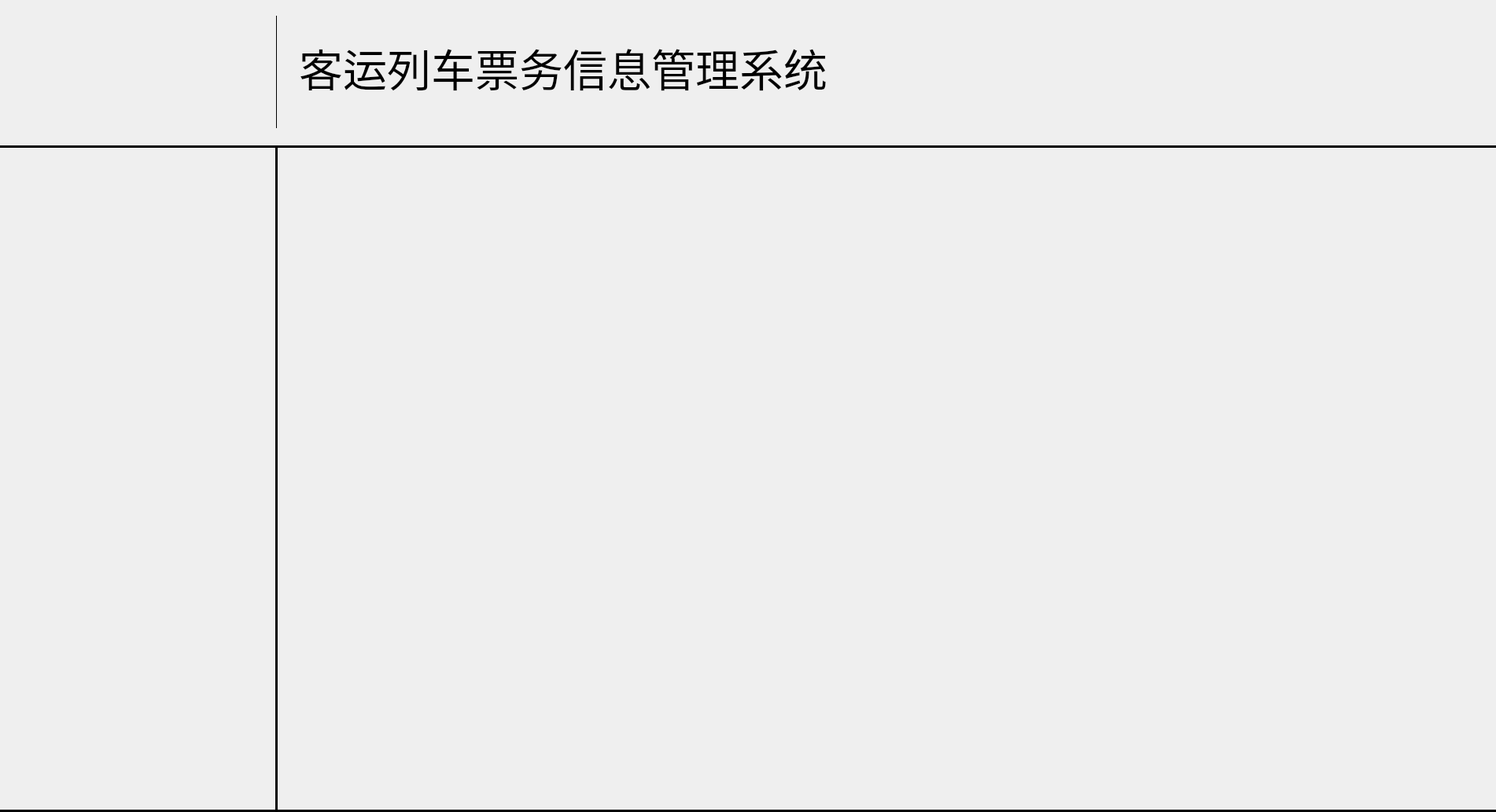
<?xml version="1.0" encoding="UTF-8"?>
<ui version="4.0">
 <class>main_widget</class>
 <widget class="QWidget" name="main_widget">
  <property name="geometry">
   <rect>
    <x>0</x>
    <y>0</y>
    <width>1902</width>
    <height>1033</height>
   </rect>
  </property>
  <property name="windowTitle">
   <string>Widget</string>
  </property>
  <property name="autoFillBackground">
   <bool>true</bool>
  </property>
  <property name="styleSheet">
   <string notr="true"/>
  </property>
  <widget class="QLabel" name="lblHead">
   <property name="geometry">
    <rect>
     <x>0</x>
     <y>0</y>
     <width>343</width>
     <height>183</height>
    </rect>
   </property>
   <property name="frameShape">
    <enum>QFrame::NoFrame</enum>
   </property>
   <property name="text">
    <string/>
   </property>
   <property name="pixmap">
    <pixmap resource="pic_head.qrc">:/new/head/head.jpg</pixmap>
   </property>
   <property name="scaledContents">
    <bool>true</bool>
   </property>
  </widget>
  <widget class="QLabel" name="lblTitle">
   <property name="geometry">
    <rect>
     <x>380</x>
     <y>45</y>
     <width>891</width>
     <height>81</height>
    </rect>
   </property>
   <property name="font">
    <font>
     <family>华文中宋</family>
     <pointsize>42</pointsize>
    </font>
   </property>
   <property name="text">
    <string>客运列车票务信息管理系统</string>
   </property>
   <property name="textFormat">
    <enum>Qt::PlainText</enum>
   </property>
  </widget>
  <widget class="Line" name="lneHead">
   <property name="geometry">
    <rect>
     <x>341</x>
     <y>20</y>
     <width>20</width>
     <height>143</height>
    </rect>
   </property>
   <property name="frameShadow">
    <enum>QFrame::Plain</enum>
   </property>
   <property name="lineWidth">
    <number>1</number>
   </property>
   <property name="orientation">
    <enum>Qt::Vertical</enum>
   </property>
  </widget>
  <widget class="Line" name="lneTitle">
   <property name="geometry">
    <rect>
     <x>0</x>
     <y>185</y>
     <width>1920</width>
     <height>3</height>
    </rect>
   </property>
   <property name="palette">
    <palette>
     <active>
      <colorrole role="WindowText">
       <brush brushstyle="SolidPattern">
        <color alpha="255">
         <red>0</red>
         <green>0</green>
         <blue>0</blue>
        </color>
       </brush>
      </colorrole>
      <colorrole role="Button">
       <brush brushstyle="SolidPattern">
        <color alpha="255">
         <red>0</red>
         <green>0</green>
         <blue>255</blue>
        </color>
       </brush>
      </colorrole>
      <colorrole role="Light">
       <brush brushstyle="SolidPattern">
        <color alpha="255">
         <red>127</red>
         <green>127</green>
         <blue>255</blue>
        </color>
       </brush>
      </colorrole>
      <colorrole role="Midlight">
       <brush brushstyle="SolidPattern">
        <color alpha="255">
         <red>63</red>
         <green>63</green>
         <blue>255</blue>
        </color>
       </brush>
      </colorrole>
      <colorrole role="Dark">
       <brush brushstyle="SolidPattern">
        <color alpha="255">
         <red>0</red>
         <green>0</green>
         <blue>127</blue>
        </color>
       </brush>
      </colorrole>
      <colorrole role="Mid">
       <brush brushstyle="SolidPattern">
        <color alpha="255">
         <red>0</red>
         <green>0</green>
         <blue>170</blue>
        </color>
       </brush>
      </colorrole>
      <colorrole role="Text">
       <brush brushstyle="SolidPattern">
        <color alpha="255">
         <red>0</red>
         <green>0</green>
         <blue>0</blue>
        </color>
       </brush>
      </colorrole>
      <colorrole role="BrightText">
       <brush brushstyle="SolidPattern">
        <color alpha="255">
         <red>255</red>
         <green>255</green>
         <blue>255</blue>
        </color>
       </brush>
      </colorrole>
      <colorrole role="ButtonText">
       <brush brushstyle="SolidPattern">
        <color alpha="255">
         <red>0</red>
         <green>0</green>
         <blue>0</blue>
        </color>
       </brush>
      </colorrole>
      <colorrole role="Base">
       <brush brushstyle="SolidPattern">
        <color alpha="255">
         <red>255</red>
         <green>255</green>
         <blue>255</blue>
        </color>
       </brush>
      </colorrole>
      <colorrole role="Window">
       <brush brushstyle="SolidPattern">
        <color alpha="255">
         <red>0</red>
         <green>0</green>
         <blue>255</blue>
        </color>
       </brush>
      </colorrole>
      <colorrole role="Shadow">
       <brush brushstyle="SolidPattern">
        <color alpha="255">
         <red>0</red>
         <green>0</green>
         <blue>0</blue>
        </color>
       </brush>
      </colorrole>
      <colorrole role="AlternateBase">
       <brush brushstyle="SolidPattern">
        <color alpha="255">
         <red>127</red>
         <green>127</green>
         <blue>255</blue>
        </color>
       </brush>
      </colorrole>
      <colorrole role="ToolTipBase">
       <brush brushstyle="SolidPattern">
        <color alpha="255">
         <red>255</red>
         <green>255</green>
         <blue>220</blue>
        </color>
       </brush>
      </colorrole>
      <colorrole role="ToolTipText">
       <brush brushstyle="SolidPattern">
        <color alpha="255">
         <red>0</red>
         <green>0</green>
         <blue>0</blue>
        </color>
       </brush>
      </colorrole>
      <colorrole role="PlaceholderText">
       <brush brushstyle="NoBrush">
        <color alpha="128">
         <red>0</red>
         <green>0</green>
         <blue>0</blue>
        </color>
       </brush>
      </colorrole>
     </active>
     <inactive>
      <colorrole role="WindowText">
       <brush brushstyle="SolidPattern">
        <color alpha="255">
         <red>0</red>
         <green>0</green>
         <blue>0</blue>
        </color>
       </brush>
      </colorrole>
      <colorrole role="Button">
       <brush brushstyle="SolidPattern">
        <color alpha="255">
         <red>0</red>
         <green>0</green>
         <blue>255</blue>
        </color>
       </brush>
      </colorrole>
      <colorrole role="Light">
       <brush brushstyle="SolidPattern">
        <color alpha="255">
         <red>127</red>
         <green>127</green>
         <blue>255</blue>
        </color>
       </brush>
      </colorrole>
      <colorrole role="Midlight">
       <brush brushstyle="SolidPattern">
        <color alpha="255">
         <red>63</red>
         <green>63</green>
         <blue>255</blue>
        </color>
       </brush>
      </colorrole>
      <colorrole role="Dark">
       <brush brushstyle="SolidPattern">
        <color alpha="255">
         <red>0</red>
         <green>0</green>
         <blue>127</blue>
        </color>
       </brush>
      </colorrole>
      <colorrole role="Mid">
       <brush brushstyle="SolidPattern">
        <color alpha="255">
         <red>0</red>
         <green>0</green>
         <blue>170</blue>
        </color>
       </brush>
      </colorrole>
      <colorrole role="Text">
       <brush brushstyle="SolidPattern">
        <color alpha="255">
         <red>0</red>
         <green>0</green>
         <blue>0</blue>
        </color>
       </brush>
      </colorrole>
      <colorrole role="BrightText">
       <brush brushstyle="SolidPattern">
        <color alpha="255">
         <red>255</red>
         <green>255</green>
         <blue>255</blue>
        </color>
       </brush>
      </colorrole>
      <colorrole role="ButtonText">
       <brush brushstyle="SolidPattern">
        <color alpha="255">
         <red>0</red>
         <green>0</green>
         <blue>0</blue>
        </color>
       </brush>
      </colorrole>
      <colorrole role="Base">
       <brush brushstyle="SolidPattern">
        <color alpha="255">
         <red>255</red>
         <green>255</green>
         <blue>255</blue>
        </color>
       </brush>
      </colorrole>
      <colorrole role="Window">
       <brush brushstyle="SolidPattern">
        <color alpha="255">
         <red>0</red>
         <green>0</green>
         <blue>255</blue>
        </color>
       </brush>
      </colorrole>
      <colorrole role="Shadow">
       <brush brushstyle="SolidPattern">
        <color alpha="255">
         <red>0</red>
         <green>0</green>
         <blue>0</blue>
        </color>
       </brush>
      </colorrole>
      <colorrole role="AlternateBase">
       <brush brushstyle="SolidPattern">
        <color alpha="255">
         <red>127</red>
         <green>127</green>
         <blue>255</blue>
        </color>
       </brush>
      </colorrole>
      <colorrole role="ToolTipBase">
       <brush brushstyle="SolidPattern">
        <color alpha="255">
         <red>255</red>
         <green>255</green>
         <blue>220</blue>
        </color>
       </brush>
      </colorrole>
      <colorrole role="ToolTipText">
       <brush brushstyle="SolidPattern">
        <color alpha="255">
         <red>0</red>
         <green>0</green>
         <blue>0</blue>
        </color>
       </brush>
      </colorrole>
      <colorrole role="PlaceholderText">
       <brush brushstyle="NoBrush">
        <color alpha="128">
         <red>0</red>
         <green>0</green>
         <blue>0</blue>
        </color>
       </brush>
      </colorrole>
     </inactive>
     <disabled>
      <colorrole role="WindowText">
       <brush brushstyle="SolidPattern">
        <color alpha="255">
         <red>0</red>
         <green>0</green>
         <blue>127</blue>
        </color>
       </brush>
      </colorrole>
      <colorrole role="Button">
       <brush brushstyle="SolidPattern">
        <color alpha="255">
         <red>0</red>
         <green>0</green>
         <blue>255</blue>
        </color>
       </brush>
      </colorrole>
      <colorrole role="Light">
       <brush brushstyle="SolidPattern">
        <color alpha="255">
         <red>127</red>
         <green>127</green>
         <blue>255</blue>
        </color>
       </brush>
      </colorrole>
      <colorrole role="Midlight">
       <brush brushstyle="SolidPattern">
        <color alpha="255">
         <red>63</red>
         <green>63</green>
         <blue>255</blue>
        </color>
       </brush>
      </colorrole>
      <colorrole role="Dark">
       <brush brushstyle="SolidPattern">
        <color alpha="255">
         <red>0</red>
         <green>0</green>
         <blue>127</blue>
        </color>
       </brush>
      </colorrole>
      <colorrole role="Mid">
       <brush brushstyle="SolidPattern">
        <color alpha="255">
         <red>0</red>
         <green>0</green>
         <blue>170</blue>
        </color>
       </brush>
      </colorrole>
      <colorrole role="Text">
       <brush brushstyle="SolidPattern">
        <color alpha="255">
         <red>0</red>
         <green>0</green>
         <blue>127</blue>
        </color>
       </brush>
      </colorrole>
      <colorrole role="BrightText">
       <brush brushstyle="SolidPattern">
        <color alpha="255">
         <red>255</red>
         <green>255</green>
         <blue>255</blue>
        </color>
       </brush>
      </colorrole>
      <colorrole role="ButtonText">
       <brush brushstyle="SolidPattern">
        <color alpha="255">
         <red>0</red>
         <green>0</green>
         <blue>127</blue>
        </color>
       </brush>
      </colorrole>
      <colorrole role="Base">
       <brush brushstyle="SolidPattern">
        <color alpha="255">
         <red>0</red>
         <green>0</green>
         <blue>255</blue>
        </color>
       </brush>
      </colorrole>
      <colorrole role="Window">
       <brush brushstyle="SolidPattern">
        <color alpha="255">
         <red>0</red>
         <green>0</green>
         <blue>255</blue>
        </color>
       </brush>
      </colorrole>
      <colorrole role="Shadow">
       <brush brushstyle="SolidPattern">
        <color alpha="255">
         <red>0</red>
         <green>0</green>
         <blue>0</blue>
        </color>
       </brush>
      </colorrole>
      <colorrole role="AlternateBase">
       <brush brushstyle="SolidPattern">
        <color alpha="255">
         <red>0</red>
         <green>0</green>
         <blue>255</blue>
        </color>
       </brush>
      </colorrole>
      <colorrole role="ToolTipBase">
       <brush brushstyle="SolidPattern">
        <color alpha="255">
         <red>255</red>
         <green>255</green>
         <blue>220</blue>
        </color>
       </brush>
      </colorrole>
      <colorrole role="ToolTipText">
       <brush brushstyle="SolidPattern">
        <color alpha="255">
         <red>0</red>
         <green>0</green>
         <blue>0</blue>
        </color>
       </brush>
      </colorrole>
      <colorrole role="PlaceholderText">
       <brush brushstyle="NoBrush">
        <color alpha="128">
         <red>0</red>
         <green>0</green>
         <blue>0</blue>
        </color>
       </brush>
      </colorrole>
     </disabled>
    </palette>
   </property>
   <property name="frameShadow">
    <enum>QFrame::Plain</enum>
   </property>
   <property name="lineWidth">
    <number>3</number>
   </property>
   <property name="orientation">
    <enum>Qt::Horizontal</enum>
   </property>
  </widget>
  <widget class="Line" name="lneMenu">
   <property name="geometry">
    <rect>
     <x>350</x>
     <y>188</y>
     <width>3</width>
     <height>843</height>
    </rect>
   </property>
   <property name="frameShadow">
    <enum>QFrame::Plain</enum>
   </property>
   <property name="lineWidth">
    <number>3</number>
   </property>
   <property name="orientation">
    <enum>Qt::Vertical</enum>
   </property>
  </widget>
  <widget class="Line" name="lneBottom">
   <property name="geometry">
    <rect>
     <x>0</x>
     <y>1030</y>
     <width>1920</width>
     <height>3</height>
    </rect>
   </property>
   <property name="palette">
    <palette>
     <active>
      <colorrole role="WindowText">
       <brush brushstyle="SolidPattern">
        <color alpha="255">
         <red>0</red>
         <green>0</green>
         <blue>0</blue>
        </color>
       </brush>
      </colorrole>
      <colorrole role="Button">
       <brush brushstyle="SolidPattern">
        <color alpha="255">
         <red>0</red>
         <green>0</green>
         <blue>255</blue>
        </color>
       </brush>
      </colorrole>
      <colorrole role="Light">
       <brush brushstyle="SolidPattern">
        <color alpha="255">
         <red>127</red>
         <green>127</green>
         <blue>255</blue>
        </color>
       </brush>
      </colorrole>
      <colorrole role="Midlight">
       <brush brushstyle="SolidPattern">
        <color alpha="255">
         <red>63</red>
         <green>63</green>
         <blue>255</blue>
        </color>
       </brush>
      </colorrole>
      <colorrole role="Dark">
       <brush brushstyle="SolidPattern">
        <color alpha="255">
         <red>0</red>
         <green>0</green>
         <blue>127</blue>
        </color>
       </brush>
      </colorrole>
      <colorrole role="Mid">
       <brush brushstyle="SolidPattern">
        <color alpha="255">
         <red>0</red>
         <green>0</green>
         <blue>170</blue>
        </color>
       </brush>
      </colorrole>
      <colorrole role="Text">
       <brush brushstyle="SolidPattern">
        <color alpha="255">
         <red>0</red>
         <green>0</green>
         <blue>0</blue>
        </color>
       </brush>
      </colorrole>
      <colorrole role="BrightText">
       <brush brushstyle="SolidPattern">
        <color alpha="255">
         <red>255</red>
         <green>255</green>
         <blue>255</blue>
        </color>
       </brush>
      </colorrole>
      <colorrole role="ButtonText">
       <brush brushstyle="SolidPattern">
        <color alpha="255">
         <red>0</red>
         <green>0</green>
         <blue>0</blue>
        </color>
       </brush>
      </colorrole>
      <colorrole role="Base">
       <brush brushstyle="SolidPattern">
        <color alpha="255">
         <red>255</red>
         <green>255</green>
         <blue>255</blue>
        </color>
       </brush>
      </colorrole>
      <colorrole role="Window">
       <brush brushstyle="SolidPattern">
        <color alpha="255">
         <red>0</red>
         <green>0</green>
         <blue>255</blue>
        </color>
       </brush>
      </colorrole>
      <colorrole role="Shadow">
       <brush brushstyle="SolidPattern">
        <color alpha="255">
         <red>0</red>
         <green>0</green>
         <blue>0</blue>
        </color>
       </brush>
      </colorrole>
      <colorrole role="AlternateBase">
       <brush brushstyle="SolidPattern">
        <color alpha="255">
         <red>127</red>
         <green>127</green>
         <blue>255</blue>
        </color>
       </brush>
      </colorrole>
      <colorrole role="ToolTipBase">
       <brush brushstyle="SolidPattern">
        <color alpha="255">
         <red>255</red>
         <green>255</green>
         <blue>220</blue>
        </color>
       </brush>
      </colorrole>
      <colorrole role="ToolTipText">
       <brush brushstyle="SolidPattern">
        <color alpha="255">
         <red>0</red>
         <green>0</green>
         <blue>0</blue>
        </color>
       </brush>
      </colorrole>
      <colorrole role="PlaceholderText">
       <brush brushstyle="NoBrush">
        <color alpha="128">
         <red>0</red>
         <green>0</green>
         <blue>0</blue>
        </color>
       </brush>
      </colorrole>
     </active>
     <inactive>
      <colorrole role="WindowText">
       <brush brushstyle="SolidPattern">
        <color alpha="255">
         <red>0</red>
         <green>0</green>
         <blue>0</blue>
        </color>
       </brush>
      </colorrole>
      <colorrole role="Button">
       <brush brushstyle="SolidPattern">
        <color alpha="255">
         <red>0</red>
         <green>0</green>
         <blue>255</blue>
        </color>
       </brush>
      </colorrole>
      <colorrole role="Light">
       <brush brushstyle="SolidPattern">
        <color alpha="255">
         <red>127</red>
         <green>127</green>
         <blue>255</blue>
        </color>
       </brush>
      </colorrole>
      <colorrole role="Midlight">
       <brush brushstyle="SolidPattern">
        <color alpha="255">
         <red>63</red>
         <green>63</green>
         <blue>255</blue>
        </color>
       </brush>
      </colorrole>
      <colorrole role="Dark">
       <brush brushstyle="SolidPattern">
        <color alpha="255">
         <red>0</red>
         <green>0</green>
         <blue>127</blue>
        </color>
       </brush>
      </colorrole>
      <colorrole role="Mid">
       <brush brushstyle="SolidPattern">
        <color alpha="255">
         <red>0</red>
         <green>0</green>
         <blue>170</blue>
        </color>
       </brush>
      </colorrole>
      <colorrole role="Text">
       <brush brushstyle="SolidPattern">
        <color alpha="255">
         <red>0</red>
         <green>0</green>
         <blue>0</blue>
        </color>
       </brush>
      </colorrole>
      <colorrole role="BrightText">
       <brush brushstyle="SolidPattern">
        <color alpha="255">
         <red>255</red>
         <green>255</green>
         <blue>255</blue>
        </color>
       </brush>
      </colorrole>
      <colorrole role="ButtonText">
       <brush brushstyle="SolidPattern">
        <color alpha="255">
         <red>0</red>
         <green>0</green>
         <blue>0</blue>
        </color>
       </brush>
      </colorrole>
      <colorrole role="Base">
       <brush brushstyle="SolidPattern">
        <color alpha="255">
         <red>255</red>
         <green>255</green>
         <blue>255</blue>
        </color>
       </brush>
      </colorrole>
      <colorrole role="Window">
       <brush brushstyle="SolidPattern">
        <color alpha="255">
         <red>0</red>
         <green>0</green>
         <blue>255</blue>
        </color>
       </brush>
      </colorrole>
      <colorrole role="Shadow">
       <brush brushstyle="SolidPattern">
        <color alpha="255">
         <red>0</red>
         <green>0</green>
         <blue>0</blue>
        </color>
       </brush>
      </colorrole>
      <colorrole role="AlternateBase">
       <brush brushstyle="SolidPattern">
        <color alpha="255">
         <red>127</red>
         <green>127</green>
         <blue>255</blue>
        </color>
       </brush>
      </colorrole>
      <colorrole role="ToolTipBase">
       <brush brushstyle="SolidPattern">
        <color alpha="255">
         <red>255</red>
         <green>255</green>
         <blue>220</blue>
        </color>
       </brush>
      </colorrole>
      <colorrole role="ToolTipText">
       <brush brushstyle="SolidPattern">
        <color alpha="255">
         <red>0</red>
         <green>0</green>
         <blue>0</blue>
        </color>
       </brush>
      </colorrole>
      <colorrole role="PlaceholderText">
       <brush brushstyle="NoBrush">
        <color alpha="128">
         <red>0</red>
         <green>0</green>
         <blue>0</blue>
        </color>
       </brush>
      </colorrole>
     </inactive>
     <disabled>
      <colorrole role="WindowText">
       <brush brushstyle="SolidPattern">
        <color alpha="255">
         <red>0</red>
         <green>0</green>
         <blue>127</blue>
        </color>
       </brush>
      </colorrole>
      <colorrole role="Button">
       <brush brushstyle="SolidPattern">
        <color alpha="255">
         <red>0</red>
         <green>0</green>
         <blue>255</blue>
        </color>
       </brush>
      </colorrole>
      <colorrole role="Light">
       <brush brushstyle="SolidPattern">
        <color alpha="255">
         <red>127</red>
         <green>127</green>
         <blue>255</blue>
        </color>
       </brush>
      </colorrole>
      <colorrole role="Midlight">
       <brush brushstyle="SolidPattern">
        <color alpha="255">
         <red>63</red>
         <green>63</green>
         <blue>255</blue>
        </color>
       </brush>
      </colorrole>
      <colorrole role="Dark">
       <brush brushstyle="SolidPattern">
        <color alpha="255">
         <red>0</red>
         <green>0</green>
         <blue>127</blue>
        </color>
       </brush>
      </colorrole>
      <colorrole role="Mid">
       <brush brushstyle="SolidPattern">
        <color alpha="255">
         <red>0</red>
         <green>0</green>
         <blue>170</blue>
        </color>
       </brush>
      </colorrole>
      <colorrole role="Text">
       <brush brushstyle="SolidPattern">
        <color alpha="255">
         <red>0</red>
         <green>0</green>
         <blue>127</blue>
        </color>
       </brush>
      </colorrole>
      <colorrole role="BrightText">
       <brush brushstyle="SolidPattern">
        <color alpha="255">
         <red>255</red>
         <green>255</green>
         <blue>255</blue>
        </color>
       </brush>
      </colorrole>
      <colorrole role="ButtonText">
       <brush brushstyle="SolidPattern">
        <color alpha="255">
         <red>0</red>
         <green>0</green>
         <blue>127</blue>
        </color>
       </brush>
      </colorrole>
      <colorrole role="Base">
       <brush brushstyle="SolidPattern">
        <color alpha="255">
         <red>0</red>
         <green>0</green>
         <blue>255</blue>
        </color>
       </brush>
      </colorrole>
      <colorrole role="Window">
       <brush brushstyle="SolidPattern">
        <color alpha="255">
         <red>0</red>
         <green>0</green>
         <blue>255</blue>
        </color>
       </brush>
      </colorrole>
      <colorrole role="Shadow">
       <brush brushstyle="SolidPattern">
        <color alpha="255">
         <red>0</red>
         <green>0</green>
         <blue>0</blue>
        </color>
       </brush>
      </colorrole>
      <colorrole role="AlternateBase">
       <brush brushstyle="SolidPattern">
        <color alpha="255">
         <red>0</red>
         <green>0</green>
         <blue>255</blue>
        </color>
       </brush>
      </colorrole>
      <colorrole role="ToolTipBase">
       <brush brushstyle="SolidPattern">
        <color alpha="255">
         <red>255</red>
         <green>255</green>
         <blue>220</blue>
        </color>
       </brush>
      </colorrole>
      <colorrole role="ToolTipText">
       <brush brushstyle="SolidPattern">
        <color alpha="255">
         <red>0</red>
         <green>0</green>
         <blue>0</blue>
        </color>
       </brush>
      </colorrole>
      <colorrole role="PlaceholderText">
       <brush brushstyle="NoBrush">
        <color alpha="128">
         <red>0</red>
         <green>0</green>
         <blue>0</blue>
        </color>
       </brush>
      </colorrole>
     </disabled>
    </palette>
   </property>
   <property name="frameShadow">
    <enum>QFrame::Plain</enum>
   </property>
   <property name="lineWidth">
    <number>3</number>
   </property>
   <property name="orientation">
    <enum>Qt::Horizontal</enum>
   </property>
  </widget>
  <widget class="QLabel" name="lblLeft">
   <property name="geometry">
    <rect>
     <x>0</x>
     <y>188</y>
     <width>350</width>
     <height>842</height>
    </rect>
   </property>
   <property name="text">
    <string/>
   </property>
   <property name="pixmap">
    <pixmap resource="pic_left.qrc">:/new/left/left.jpg</pixmap>
   </property>
   <property name="scaledContents">
    <bool>true</bool>
   </property>
  </widget>
 </widget>
 <layoutdefault spacing="6" margin="11"/>
 <resources>
  <include location="pic_head.qrc"/>
  <include location="pic_left.qrc"/>
 </resources>
 <connections/>
</ui>
